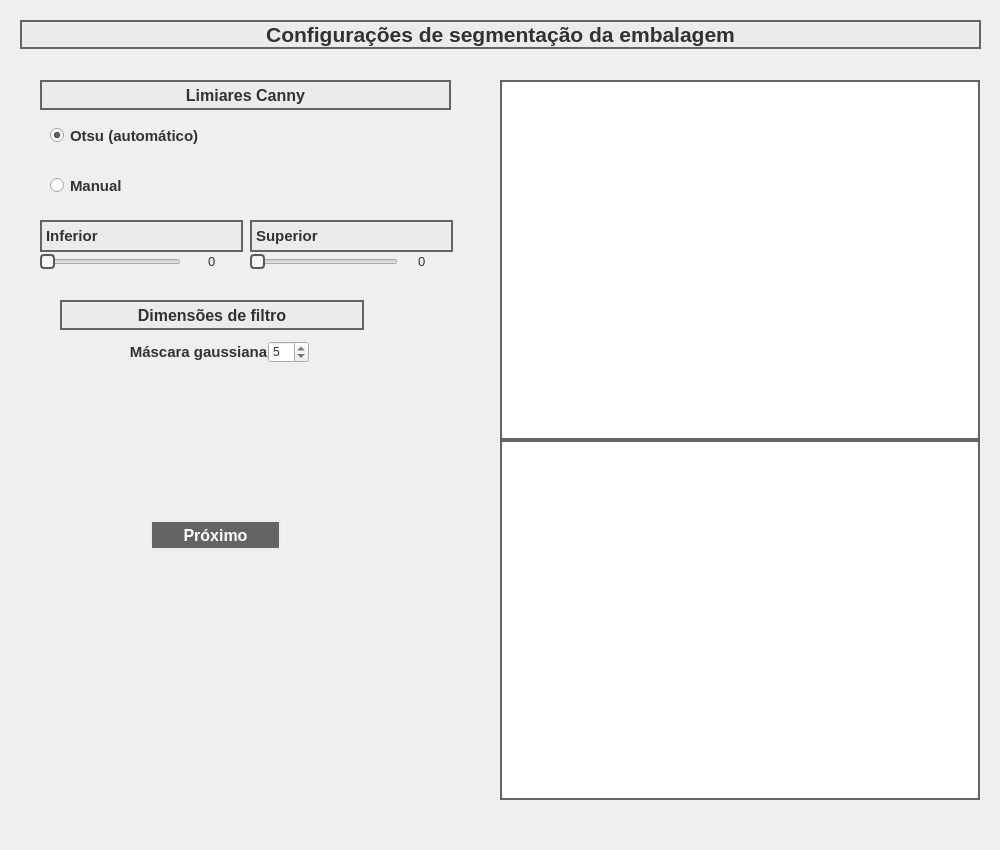
<?xml version="1.0" encoding="UTF-8"?>
<ui version="4.0">
 <class>Dialog</class>
 <widget class="QDialog" name="Dialog">
  <property name="geometry">
   <rect>
    <x>0</x>
    <y>0</y>
    <width>1000</width>
    <height>850</height>
   </rect>
  </property>
  <property name="sizePolicy">
   <sizepolicy hsizetype="Preferred" vsizetype="Preferred">
    <horstretch>0</horstretch>
    <verstretch>0</verstretch>
   </sizepolicy>
  </property>
  <property name="minimumSize">
   <size>
    <width>1000</width>
    <height>850</height>
   </size>
  </property>
  <property name="maximumSize">
   <size>
    <width>1000</width>
    <height>850</height>
   </size>
  </property>
  <property name="windowTitle">
   <string>Dialog</string>
  </property>
  <widget class="QGraphicsView" name="graphics_view">
   <property name="geometry">
    <rect>
     <x>500</x>
     <y>440</y>
     <width>480</width>
     <height>360</height>
    </rect>
   </property>
   <property name="sizePolicy">
    <sizepolicy hsizetype="Fixed" vsizetype="Fixed">
     <horstretch>0</horstretch>
     <verstretch>0</verstretch>
    </sizepolicy>
   </property>
   <property name="minimumSize">
    <size>
     <width>480</width>
     <height>360</height>
    </size>
   </property>
   <property name="maximumSize">
    <size>
     <width>480</width>
     <height>360</height>
    </size>
   </property>
   <property name="styleSheet">
    <string notr="true">border-color: rgb(100, 100, 100);
border-width : 2px;
border-style:solid;</string>
   </property>
   <property name="alignment">
    <set>Qt::AlignRight|Qt::AlignTrailing|Qt::AlignVCenter</set>
   </property>
  </widget>
  <widget class="QWidget" name="layoutWidget_2">
   <property name="geometry">
    <rect>
     <x>70</x>
     <y>340</y>
     <width>298</width>
     <height>24</height>
    </rect>
   </property>
   <layout class="QHBoxLayout" name="horizontalLayout_11">
    <property name="spacing">
     <number>0</number>
    </property>
    <item>
     <spacer name="horizontalSpacer_9">
      <property name="orientation">
       <enum>Qt::Horizontal</enum>
      </property>
      <property name="sizeHint" stdset="0">
       <size>
        <width>40</width>
        <height>20</height>
       </size>
      </property>
     </spacer>
    </item>
    <item>
     <widget class="QLabel" name="label_7">
      <property name="sizePolicy">
       <sizepolicy hsizetype="Preferred" vsizetype="Fixed">
        <horstretch>0</horstretch>
        <verstretch>0</verstretch>
       </sizepolicy>
      </property>
      <property name="font">
       <font>
        <pointsize>11</pointsize>
        <weight>75</weight>
        <bold>true</bold>
       </font>
      </property>
      <property name="styleSheet">
       <string notr="true">color: rgb(50, 50, 50);</string>
      </property>
      <property name="text">
       <string>Máscara gaussiana</string>
      </property>
      <property name="alignment">
       <set>Qt::AlignCenter</set>
      </property>
     </widget>
    </item>
    <item>
     <widget class="QSpinBox" name="gaussian_kernel_spin_box">
      <property name="sizePolicy">
       <sizepolicy hsizetype="Fixed" vsizetype="Fixed">
        <horstretch>0</horstretch>
        <verstretch>0</verstretch>
       </sizepolicy>
      </property>
      <property name="styleSheet">
       <string notr="true">color: rgb(50, 50, 50);
</string>
      </property>
      <property name="readOnly">
       <bool>false</bool>
      </property>
      <property name="minimum">
       <number>3</number>
      </property>
      <property name="maximum">
       <number>49</number>
      </property>
      <property name="singleStep">
       <number>2</number>
      </property>
      <property name="value">
       <number>5</number>
      </property>
     </widget>
    </item>
    <item>
     <spacer name="horizontalSpacer_16">
      <property name="orientation">
       <enum>Qt::Horizontal</enum>
      </property>
      <property name="sizeType">
       <enum>QSizePolicy::Expanding</enum>
      </property>
      <property name="sizeHint" stdset="0">
       <size>
        <width>40</width>
        <height>10</height>
       </size>
      </property>
     </spacer>
    </item>
   </layout>
  </widget>
  <widget class="QLabel" name="label_33">
   <property name="geometry">
    <rect>
     <x>20</x>
     <y>20</y>
     <width>961</width>
     <height>29</height>
    </rect>
   </property>
   <property name="font">
    <font>
     <pointsize>16</pointsize>
     <weight>75</weight>
     <bold>true</bold>
    </font>
   </property>
   <property name="styleSheet">
    <string notr="true">background-color: rgb(235, 235, 235);
color: rgb(50, 50, 50);
border-color: rgb(100, 100, 100);
border-width : 2px;
border-style:solid;</string>
   </property>
   <property name="text">
    <string>Configurações de segmentação da embalagem</string>
   </property>
   <property name="alignment">
    <set>Qt::AlignCenter</set>
   </property>
  </widget>
  <widget class="QPushButton" name="next_push_button">
   <property name="geometry">
    <rect>
     <x>150</x>
     <y>520</y>
     <width>131</width>
     <height>30</height>
    </rect>
   </property>
   <property name="sizePolicy">
    <sizepolicy hsizetype="Preferred" vsizetype="Fixed">
     <horstretch>0</horstretch>
     <verstretch>0</verstretch>
    </sizepolicy>
   </property>
   <property name="maximumSize">
    <size>
     <width>999999</width>
     <height>30</height>
    </size>
   </property>
   <property name="font">
    <font>
     <pointsize>12</pointsize>
     <weight>75</weight>
     <bold>true</bold>
    </font>
   </property>
   <property name="styleSheet">
    <string notr="true">background-color: rgb(100, 100, 100);
color: rgb(255, 255, 255);
border-color: rgb(235, 235, 235);
border-width : 2px;
border-style:solid;</string>
   </property>
   <property name="text">
    <string>Próximo</string>
   </property>
  </widget>
  <widget class="QLabel" name="label_10">
   <property name="geometry">
    <rect>
     <x>60</x>
     <y>300</y>
     <width>304</width>
     <height>30</height>
    </rect>
   </property>
   <property name="sizePolicy">
    <sizepolicy hsizetype="Preferred" vsizetype="Fixed">
     <horstretch>0</horstretch>
     <verstretch>0</verstretch>
    </sizepolicy>
   </property>
   <property name="minimumSize">
    <size>
     <width>0</width>
     <height>30</height>
    </size>
   </property>
   <property name="maximumSize">
    <size>
     <width>16777215</width>
     <height>30</height>
    </size>
   </property>
   <property name="font">
    <font>
     <pointsize>12</pointsize>
     <weight>75</weight>
     <bold>true</bold>
    </font>
   </property>
   <property name="autoFillBackground">
    <bool>false</bool>
   </property>
   <property name="styleSheet">
    <string notr="true">background-color: rgb(235, 235, 235);
color: rgb(50, 50, 50);
border-color: rgb(100, 100, 100);
border-width : 2px;
border-style:solid;</string>
   </property>
   <property name="text">
    <string>Dimensões de filtro</string>
   </property>
   <property name="alignment">
    <set>Qt::AlignCenter</set>
   </property>
  </widget>
  <widget class="QRadioButton" name="otsu_radio_button">
   <property name="geometry">
    <rect>
     <x>50</x>
     <y>120</y>
     <width>201</width>
     <height>31</height>
    </rect>
   </property>
   <property name="font">
    <font>
     <pointsize>11</pointsize>
     <weight>75</weight>
     <bold>true</bold>
    </font>
   </property>
   <property name="styleSheet">
    <string notr="true">color: rgb(50, 50, 50);</string>
   </property>
   <property name="text">
    <string>Otsu (automático)</string>
   </property>
   <property name="checked">
    <bool>true</bool>
   </property>
   <attribute name="buttonGroup">
    <string notr="true">canny_threshold_button_group</string>
   </attribute>
  </widget>
  <widget class="QRadioButton" name="manual_radio_button">
   <property name="geometry">
    <rect>
     <x>50</x>
     <y>170</y>
     <width>201</width>
     <height>31</height>
    </rect>
   </property>
   <property name="font">
    <font>
     <pointsize>11</pointsize>
     <weight>75</weight>
     <bold>true</bold>
    </font>
   </property>
   <property name="styleSheet">
    <string notr="true">color: rgb(50, 50, 50);</string>
   </property>
   <property name="text">
    <string>Manual</string>
   </property>
   <attribute name="buttonGroup">
    <string notr="true">canny_threshold_button_group</string>
   </attribute>
  </widget>
  <widget class="QGraphicsView" name="segmentation_graphics_view">
   <property name="geometry">
    <rect>
     <x>500</x>
     <y>80</y>
     <width>480</width>
     <height>360</height>
    </rect>
   </property>
   <property name="sizePolicy">
    <sizepolicy hsizetype="Fixed" vsizetype="Fixed">
     <horstretch>0</horstretch>
     <verstretch>0</verstretch>
    </sizepolicy>
   </property>
   <property name="minimumSize">
    <size>
     <width>480</width>
     <height>360</height>
    </size>
   </property>
   <property name="maximumSize">
    <size>
     <width>480</width>
     <height>360</height>
    </size>
   </property>
   <property name="styleSheet">
    <string notr="true">border-color: rgb(100, 100, 100);
border-width : 2px;
border-style:solid;</string>
   </property>
   <property name="alignment">
    <set>Qt::AlignRight|Qt::AlignTrailing|Qt::AlignVCenter</set>
   </property>
  </widget>
  <widget class="QLabel" name="label_9">
   <property name="geometry">
    <rect>
     <x>40</x>
     <y>80</y>
     <width>411</width>
     <height>30</height>
    </rect>
   </property>
   <property name="sizePolicy">
    <sizepolicy hsizetype="Preferred" vsizetype="Fixed">
     <horstretch>0</horstretch>
     <verstretch>0</verstretch>
    </sizepolicy>
   </property>
   <property name="minimumSize">
    <size>
     <width>0</width>
     <height>30</height>
    </size>
   </property>
   <property name="maximumSize">
    <size>
     <width>16777215</width>
     <height>30</height>
    </size>
   </property>
   <property name="font">
    <font>
     <pointsize>12</pointsize>
     <weight>75</weight>
     <bold>true</bold>
    </font>
   </property>
   <property name="autoFillBackground">
    <bool>false</bool>
   </property>
   <property name="styleSheet">
    <string notr="true">background-color: rgb(235, 235, 235);
color: rgb(50, 50, 50);
border-color: rgb(100, 100, 100);
border-width : 2px;
border-style:solid;</string>
   </property>
   <property name="text">
    <string>Limiares Canny</string>
   </property>
   <property name="alignment">
    <set>Qt::AlignCenter</set>
   </property>
  </widget>
  <widget class="QWidget" name="">
   <property name="geometry">
    <rect>
     <x>40</x>
     <y>220</y>
     <width>203</width>
     <height>52</height>
    </rect>
   </property>
   <layout class="QVBoxLayout" name="verticalLayout_5">
    <property name="spacing">
     <number>0</number>
    </property>
    <item>
     <widget class="QLabel" name="label">
      <property name="sizePolicy">
       <sizepolicy hsizetype="Preferred" vsizetype="Preferred">
        <horstretch>0</horstretch>
        <verstretch>0</verstretch>
       </sizepolicy>
      </property>
      <property name="font">
       <font>
        <pointsize>11</pointsize>
        <weight>75</weight>
        <bold>true</bold>
       </font>
      </property>
      <property name="styleSheet">
       <string notr="true">background-color: rgb(235, 235, 235);
color: rgb(50, 50, 50);
border-color: rgb(100, 100, 100);
border-width : 2px;
border-style:solid;</string>
      </property>
      <property name="text">
       <string>Inferior</string>
      </property>
      <property name="alignment">
       <set>Qt::AlignLeading|Qt::AlignLeft|Qt::AlignVCenter</set>
      </property>
     </widget>
    </item>
    <item>
     <layout class="QHBoxLayout" name="horizontalLayout">
      <property name="spacing">
       <number>7</number>
      </property>
      <item>
       <widget class="QSlider" name="lower_canny_slider">
        <property name="enabled">
         <bool>false</bool>
        </property>
        <property name="sizePolicy">
         <sizepolicy hsizetype="Fixed" vsizetype="Fixed">
          <horstretch>0</horstretch>
          <verstretch>0</verstretch>
         </sizepolicy>
        </property>
        <property name="minimumSize">
         <size>
          <width>130</width>
          <height>0</height>
         </size>
        </property>
        <property name="maximumSize">
         <size>
          <width>150</width>
          <height>16777215</height>
         </size>
        </property>
        <property name="styleSheet">
         <string notr="true">QSlider::handle:horizontal {
    background: rgb(245, 245, 245);
    border: 2px solid #565a5e;
    width: 24px;
    height: 8px;
    border-radius: 4px;
}</string>
        </property>
        <property name="maximum">
         <number>255</number>
        </property>
        <property name="singleStep">
         <number>1</number>
        </property>
        <property name="pageStep">
         <number>10</number>
        </property>
        <property name="orientation">
         <enum>Qt::Horizontal</enum>
        </property>
        <property name="tickInterval">
         <number>1</number>
        </property>
       </widget>
      </item>
      <item>
       <spacer name="horizontalSpacer_3">
        <property name="sizePolicy">
         <sizepolicy hsizetype="Fixed" vsizetype="Minimum">
          <horstretch>0</horstretch>
          <verstretch>0</verstretch>
         </sizepolicy>
        </property>
        <property name="orientation">
         <enum>Qt::Horizontal</enum>
        </property>
        <property name="sizeType">
         <enum>QSizePolicy::Fixed</enum>
        </property>
        <property name="sizeHint" stdset="0">
         <size>
          <width>20</width>
          <height>20</height>
         </size>
        </property>
       </spacer>
      </item>
      <item>
       <widget class="QLabel" name="lower_canny_label">
        <property name="sizePolicy">
         <sizepolicy hsizetype="Fixed" vsizetype="Fixed">
          <horstretch>0</horstretch>
          <verstretch>0</verstretch>
         </sizepolicy>
        </property>
        <property name="minimumSize">
         <size>
          <width>35</width>
          <height>0</height>
         </size>
        </property>
        <property name="font">
         <font>
          <pointsize>10</pointsize>
         </font>
        </property>
        <property name="styleSheet">
         <string notr="true">color: rgb(50, 50, 50);
</string>
        </property>
        <property name="text">
         <string>0</string>
        </property>
       </widget>
      </item>
     </layout>
    </item>
   </layout>
  </widget>
  <widget class="QWidget" name="">
   <property name="geometry">
    <rect>
     <x>250</x>
     <y>220</y>
     <width>203</width>
     <height>52</height>
    </rect>
   </property>
   <layout class="QVBoxLayout" name="verticalLayout_6">
    <property name="spacing">
     <number>0</number>
    </property>
    <item>
     <widget class="QLabel" name="label_2">
      <property name="sizePolicy">
       <sizepolicy hsizetype="Preferred" vsizetype="Preferred">
        <horstretch>0</horstretch>
        <verstretch>0</verstretch>
       </sizepolicy>
      </property>
      <property name="font">
       <font>
        <pointsize>11</pointsize>
        <weight>75</weight>
        <bold>true</bold>
       </font>
      </property>
      <property name="styleSheet">
       <string notr="true">background-color: rgb(235, 235, 235);
color: rgb(50, 50, 50);
border-color: rgb(100, 100, 100);
border-width : 2px;
border-style:solid;</string>
      </property>
      <property name="text">
       <string>Superior</string>
      </property>
      <property name="alignment">
       <set>Qt::AlignLeading|Qt::AlignLeft|Qt::AlignVCenter</set>
      </property>
     </widget>
    </item>
    <item>
     <layout class="QHBoxLayout" name="horizontalLayout_2">
      <item>
       <widget class="QSlider" name="upper_canny_slider">
        <property name="enabled">
         <bool>false</bool>
        </property>
        <property name="sizePolicy">
         <sizepolicy hsizetype="Fixed" vsizetype="Fixed">
          <horstretch>0</horstretch>
          <verstretch>0</verstretch>
         </sizepolicy>
        </property>
        <property name="minimumSize">
         <size>
          <width>130</width>
          <height>0</height>
         </size>
        </property>
        <property name="maximumSize">
         <size>
          <width>150</width>
          <height>16777215</height>
         </size>
        </property>
        <property name="styleSheet">
         <string notr="true">QSlider::handle:horizontal {
    background: rgb(245, 245, 245);
    border: 2px solid #565a5e;
    width: 24px;
    height: 8px;
    border-radius: 4px;
}</string>
        </property>
        <property name="maximum">
         <number>255</number>
        </property>
        <property name="orientation">
         <enum>Qt::Horizontal</enum>
        </property>
        <property name="tickInterval">
         <number>1</number>
        </property>
       </widget>
      </item>
      <item>
       <spacer name="horizontalSpacer_4">
        <property name="sizePolicy">
         <sizepolicy hsizetype="Fixed" vsizetype="Minimum">
          <horstretch>0</horstretch>
          <verstretch>0</verstretch>
         </sizepolicy>
        </property>
        <property name="orientation">
         <enum>Qt::Horizontal</enum>
        </property>
        <property name="sizeType">
         <enum>QSizePolicy::Fixed</enum>
        </property>
        <property name="sizeHint" stdset="0">
         <size>
          <width>20</width>
          <height>20</height>
         </size>
        </property>
       </spacer>
      </item>
      <item>
       <widget class="QLabel" name="upper_canny_label">
        <property name="sizePolicy">
         <sizepolicy hsizetype="Fixed" vsizetype="Fixed">
          <horstretch>0</horstretch>
          <verstretch>0</verstretch>
         </sizepolicy>
        </property>
        <property name="minimumSize">
         <size>
          <width>35</width>
          <height>0</height>
         </size>
        </property>
        <property name="font">
         <font>
          <pointsize>10</pointsize>
         </font>
        </property>
        <property name="styleSheet">
         <string notr="true">color: rgb(50, 50, 50);
</string>
        </property>
        <property name="text">
         <string>0</string>
        </property>
       </widget>
      </item>
     </layout>
    </item>
   </layout>
  </widget>
 </widget>
 <resources/>
 <connections/>
 <buttongroups>
  <buttongroup name="canny_threshold_button_group"/>
 </buttongroups>
</ui>
